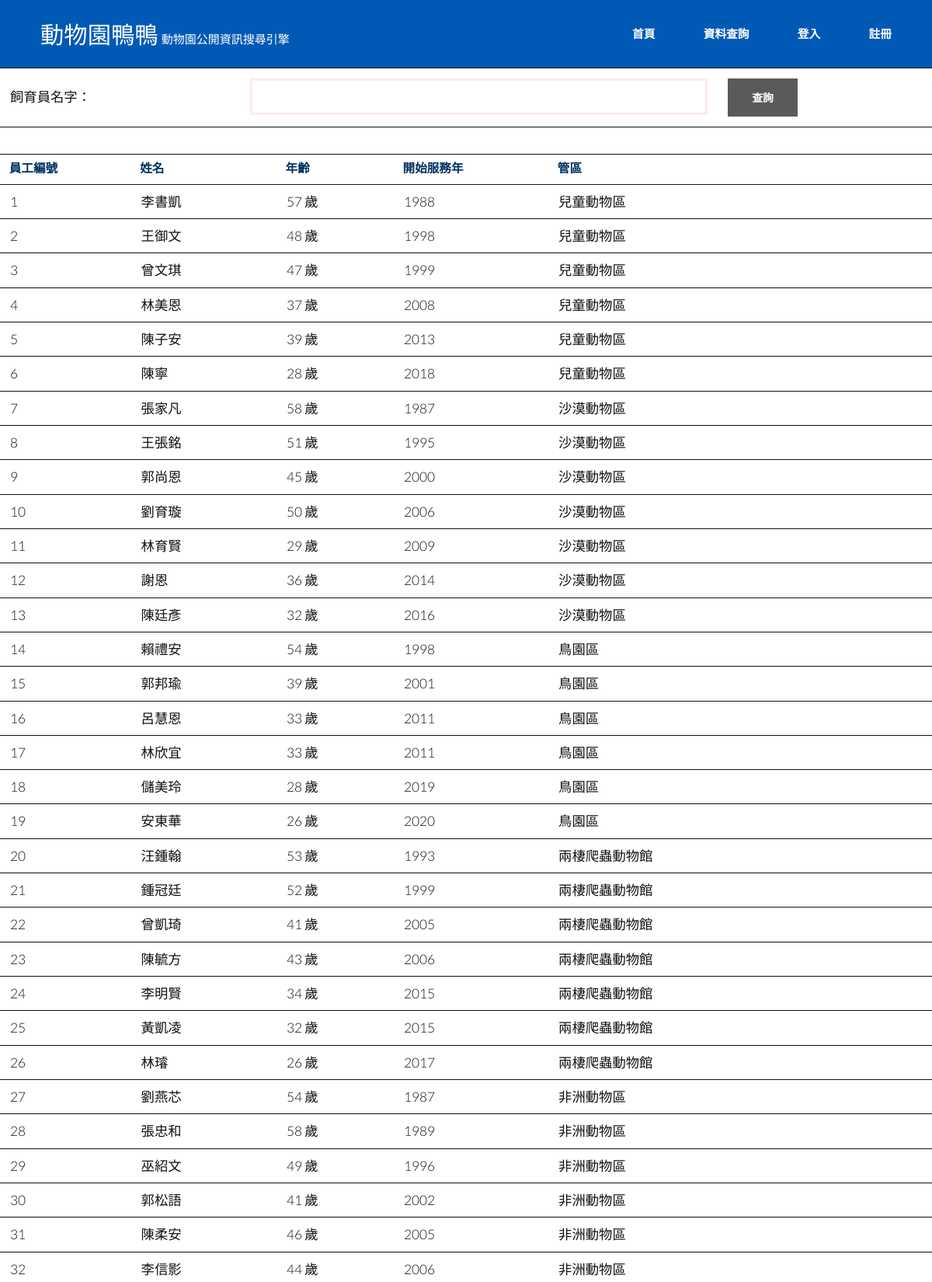
The app's page /search/zookeeper/ (upper part) with its own data.
### zoo_info/models.py (models this page shows)
class Zookeeper(models.Model):
    keeper_id = models.IntegerField(primary_key = True)
    name = models.CharField(max_length = 30)
    join_time = models.IntegerField()
    department = models.CharField(max_length = 30)
    birth = models.IntegerField()

### zoo_info/views.py (the view)
# urls.py: path('search/zookeeper/', search_zookeeper),
def search_zookeeper(request):
    current_year = 2021
    if 'zookeeper_name' in request.GET:
        zookeeper_name = request.GET['zookeeper_name']
        zookeeper_info = Zookeeper.objects.filter(name__contains = zookeeper_name)
    else:
        zookeeper_info = Zookeeper.objects.all()
    return render(request, 'zoo_info/search_by/zookeeper.html', locals())

### zoo_info/templatetags/subtract.py (called while the page is built)
@register.filter
def subtract(value, arg):
    return value - arg

### templates/zoo_info/search_by/zookeeper.html
{% extends 'base.html' %}
{% block content %}
{% load subtract %}
    <div>
        <form>
            <table>
                <tr>
                    <td>飼育員名字：</td>
                    <td><input type="text" required name = 'zookeeper_name'></td>
                    <td><input type ="submit" value="查詢"></td>
                </tr>
            </table>
        </form>
    </div>
    <div>
        <table>
            <tr>
                <th>員工編號</th>
                <th>姓名</th>
                <th>年齡</th>
                <th>開始服務年</th>
                <th>管區</th>
            </tr>
            {% for zookeeper in zookeeper_info%}
                <tr>
                    <td>{{zookeeper.keeper_id}}</td>
                    <td>{{zookeeper.name}}</td>
                    <td>{{current_year|subtract:zookeeper.birth}} 歲</td>
                    <td>{{zookeeper.join_time}}</td>
                    <td>{{zookeeper.department}}</td>
                </tr>
            {% endfor %}
        </table>
    </div>
{% endblock %}

### static/css/main.css (style rules this page uses)
html, body, div, span, applet, object, iframe, h1, h2, h3, h4, h5, h6, p, blockquote, pre, a, abbr, acronym, address, big, cite, code, del, dfn, em, img, ins, kbd, q, s, samp, small, strike, strong, sub, sup, tt, var, b, u, i, center, dl, dt, dd, ol, ul, li, fieldset, form, label, legend, table, caption, tbody, tfoot, thead, tr, th, td, article, aside, canvas, details, embed, figure, figcaption, footer, header, hgroup, menu, nav, output, ruby, section, summary, time, mark, audio, video { margin: 0; padding: 0; border: 0; font-size: 100%; font: inherit; vertical-align: baseline; }
body { line-height: 1; }
table { border-collapse: collapse; border-spacing: 0; }
body { -webkit-text-size-adjust: none; }
*, *:before, *:after { -moz-box-sizing: border-box; -webkit-box-sizing: border-box; box-sizing: border-box; }
body { -ms-overflow-style: scrollbar; }
body { background: #fff; }
body { background-color: #fff; color: #111111; }
body, input, select, textarea { font-family: "Lato", sans-serif; font-size: 20pt; font-weight: 300; line-height: 1; }
@media screen and (max-width: 1680px) { body, input, select, textarea { font-size: 13pt; } }
@media screen and (max-width: 1280px) { body, input, select, textarea { font-size: 13pt; } }
input, select, textarea { color: #e5474b; }
input[type="submit"], input[type="reset"], input[type="button"], button, .button { -moz-appearance: none; -webkit-appearance: none; -ms-appearance: none; appearance: none; -moz-transition: background-color 0.2s ease-in-out, color 0.2s ease-in-out; -webkit-transition: background-color 0.2s ease-in-out, color 0.2s ease-in-out; -ms-transition: background-color 0.2s ease-in-out, color 0.2s ease-in-out; transition: background-color 0.2s ease-in-out, color 0.2s ease-in-out; border-radius: 0; border: 0; cursor: pointer; display: inline-block; font-size: .8em; font-weight: 700; height: 3.5em; line-height: 3.65em; padding: 0 2.25em; text-align: center; text-decoration: none; text-transform: uppercase; white-space: nowrap; }
input[type="submit"], input[type="reset"], input[type="button"], button, .button { background-color: #5a5a5a; color: #ffffff !important; }
form { margin: 0 0 2em 0; }
input[type="text"], input[type="password"], input[type="email"], select, textarea { -moz-appearance: none; -webkit-appearance: none; -ms-appearance: none; appearance: none; border-radius: 0; border: none; border: solid 3px; color: inherit; display: block; outline: 0; padding: 0 1em; text-decoration: none; width: 100%; }
input[type="text"]:invalid, input[type="password"]:invalid, input[type="email"]:invalid, select:invalid, textarea:invalid { box-shadow: none; }
input[type="text"], input[type="password"], input[type="email"], select { height: 2.75em; }
input[type="text"], input[type="password"], input[type="email"], select, textarea { background: none; border-color: #fceced; }
table { margin: 0 0 2em 0; width: 100%; }
table tbody tr { border: solid 1px; border-left: 0; border-right: 0; }
table td { padding: 0.75em 0.75em; }
table th { font-size: 0.9em; font-weight: 700; padding: 0.65em 0.75em 0.75em 0.75em; text-align: left; }
table tbody tr { border-color: 'black'; }
table tbody tr:nth-child(2n + 1) { background-color: none; }
table th { color: #003060; }
body { position: relative; padding-top: 5em; }

### records on screen
Zookeeper: keeper_id "1", name "李書凱", birth "57", join_time "1988", department "兒童動物區"
Zookeeper: keeper_id "2", name "王御文", birth "48", join_time "1998", department "兒童動物區"
Zookeeper: keeper_id "3", name "曾文琪", birth "47", join_time "1999", department "兒童動物區"
Zookeeper: keeper_id "4", name "林美恩", birth "37", join_time "2008", department "兒童動物區"
Zookeeper: keeper_id "5", name "陳子安", birth "39", join_time "2013", department "兒童動物區"
Zookeeper: keeper_id "6", name "陳寧", birth "28", join_time "2018", department "兒童動物區"
Zookeeper: keeper_id "7", name "張家凡", birth "58", join_time "1987", department "沙漠動物區"
Zookeeper: keeper_id "8", name "王張銘", birth "51", join_time "1995", department "沙漠動物區"
Zookeeper: keeper_id "9", name "郭尚恩", birth "45", join_time "2000", department "沙漠動物區"
Zookeeper: keeper_id "10", name "劉育璇", birth "50", join_time "2006", department "沙漠動物區"
Zookeeper: keeper_id "11", name "林育賢", birth "29", join_time "2009", department "沙漠動物區"
Zookeeper: keeper_id "12", name "謝恩", birth "36", join_time "2014", department "沙漠動物區"
Zookeeper: keeper_id "13", name "陳廷彥", birth "32", join_time "2016", department "沙漠動物區"
Zookeeper: keeper_id "14", name "賴禮安", birth "54", join_time "1998", department "鳥園區"
Zookeeper: keeper_id "15", name "郭邦瑜", birth "39", join_time "2001", department "鳥園區"
Zookeeper: keeper_id "16", name "呂慧恩", birth "33", join_time "2011", department "鳥園區"
Zookeeper: keeper_id "17", name "林欣宜", birth "33", join_time "2011", department "鳥園區"
Zookeeper: keeper_id "18", name "儲美玲", birth "28", join_time "2019", department "鳥園區"
Zookeeper: keeper_id "19", name "安東華", birth "26", join_time "2020", department "鳥園區"
Zookeeper: keeper_id "20", name "汪鍾翰", birth "53", join_time "1993", department "兩棲爬蟲動物館"
Zookeeper: keeper_id "21", name "鍾冠廷", birth "52", join_time "1999", department "兩棲爬蟲動物館"
Zookeeper: keeper_id "22", name "曾凱琦", birth "41", join_time "2005", department "兩棲爬蟲動物館"
Zookeeper: keeper_id "23", name "陳毓方", birth "43", join_time "2006", department "兩棲爬蟲動物館"
Zookeeper: keeper_id "24", name "李明賢", birth "34", join_time "2015", department "兩棲爬蟲動物館"
Zookeeper: keeper_id "25", name "黃凱凌", birth "32", join_time "2015", department "兩棲爬蟲動物館"
Zookeeper: keeper_id "26", name "林璿", birth "26", join_time "2017", department "兩棲爬蟲動物館"
Zookeeper: keeper_id "27", name "劉燕芯", birth "54", join_time "1987", department "非洲動物區"
Zookeeper: keeper_id "28", name "張忠和", birth "58", join_time "1989", department "非洲動物區"
Zookeeper: keeper_id "29", name "巫紹文", birth "49", join_time "1996", department "非洲動物區"
Zookeeper: keeper_id "30", name "郭松語", birth "41", join_time "2002", department "非洲動物區"
Zookeeper: keeper_id "31", name "陳柔安", birth "46", join_time "2005", department "非洲動物區"
Zookeeper: keeper_id "32", name "李信影", birth "44", join_time "2006", department "非洲動物區"
